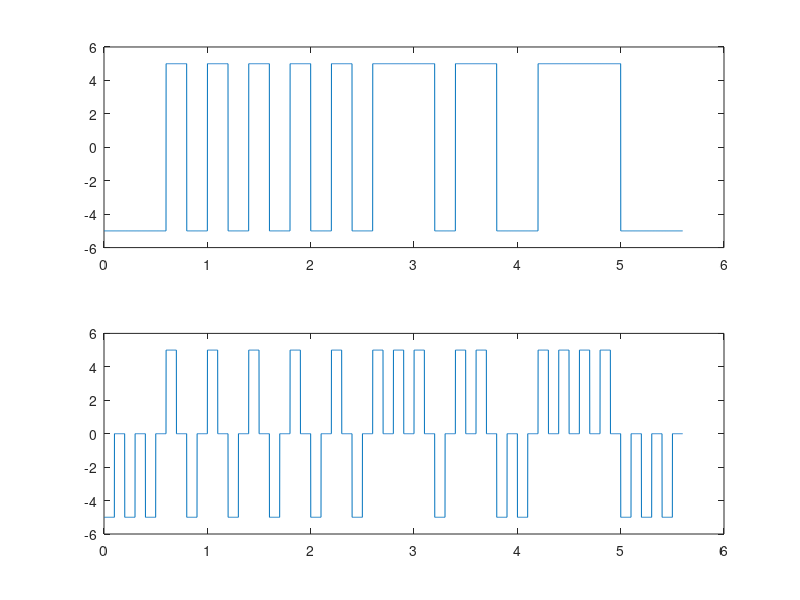

Source code (MATLAB):
function main_polar()
x = [0 0 0 1 0 1 0 1 0 1 0 1 0 1 1 1 0 1 1 0 0 1 1 1 1 0 0 0];

Bit_rate = 5;
Samples_per_bit_time = 200;
Total_time = length(x)/Bit_rate;
Bit_time = 1/Bit_rate;
Tb = Bit_time;
t = Tb/Samples_per_bit_time:Tb/Samples_per_bit_time:Total_time;

pulse_NRZ = polar_NRZ(x, Samples_per_bit_time, Bit_rate);
pulse_RZ = polar_RZ(x, Samples_per_bit_time, Bit_rate);
subplot(2,1,1)
plot(t, pulse_NRZ);
subplot(2,1,2)
plot(t, pulse_RZ);

end

function pulse = polar_NRZ(x, Samples_per_bit_time, Bit_rate)
Total_time = length(x)/Bit_rate;
Bit_time = 1/Bit_rate;
Tb = Bit_time;
t = Tb/Samples_per_bit_time:Tb/Samples_per_bit_time:Total_time;
pulse = zeros(1, (length(x)*Samples_per_bit_time));
i = 1;
for k = 1:Samples_per_bit_time:length(x)*Samples_per_bit_time
    if (x(i) == 1)
        pulse(k: k + Samples_per_bit_time - 1) = 5;
    else
        pulse(k: k + Samples_per_bit_time - 1) = -5;
    end
    i = i + 1;
end
end


function pulse = polar_RZ(x, Samples_per_bit_time, Bit_rate)
Total_time = length(x)/Bit_rate;
Bit_time = 1/Bit_rate;
Tb = Bit_time;
t = Tb/Samples_per_bit_time:Tb/Samples_per_bit_time:Total_time;
pulse = zeros(1, (length(x)*Samples_per_bit_time));
i = 1;
for k = 1:Samples_per_bit_time:length(x)*Samples_per_bit_time
    if (x(i) == 1)
        pulse(k: k + (Samples_per_bit_time - 1)/2) = 5;
        pulse( k + (Samples_per_bit_time - 1)/2: k + Samples_per_bit_time - 1) = 0;
    else
        pulse(k: k + (Samples_per_bit_time - 1)/2) = -5;
        pulse( k + (Samples_per_bit_time - 1)/2: k + Samples_per_bit_time - 1) = 0;
    end
    i = i + 1;
end
end
